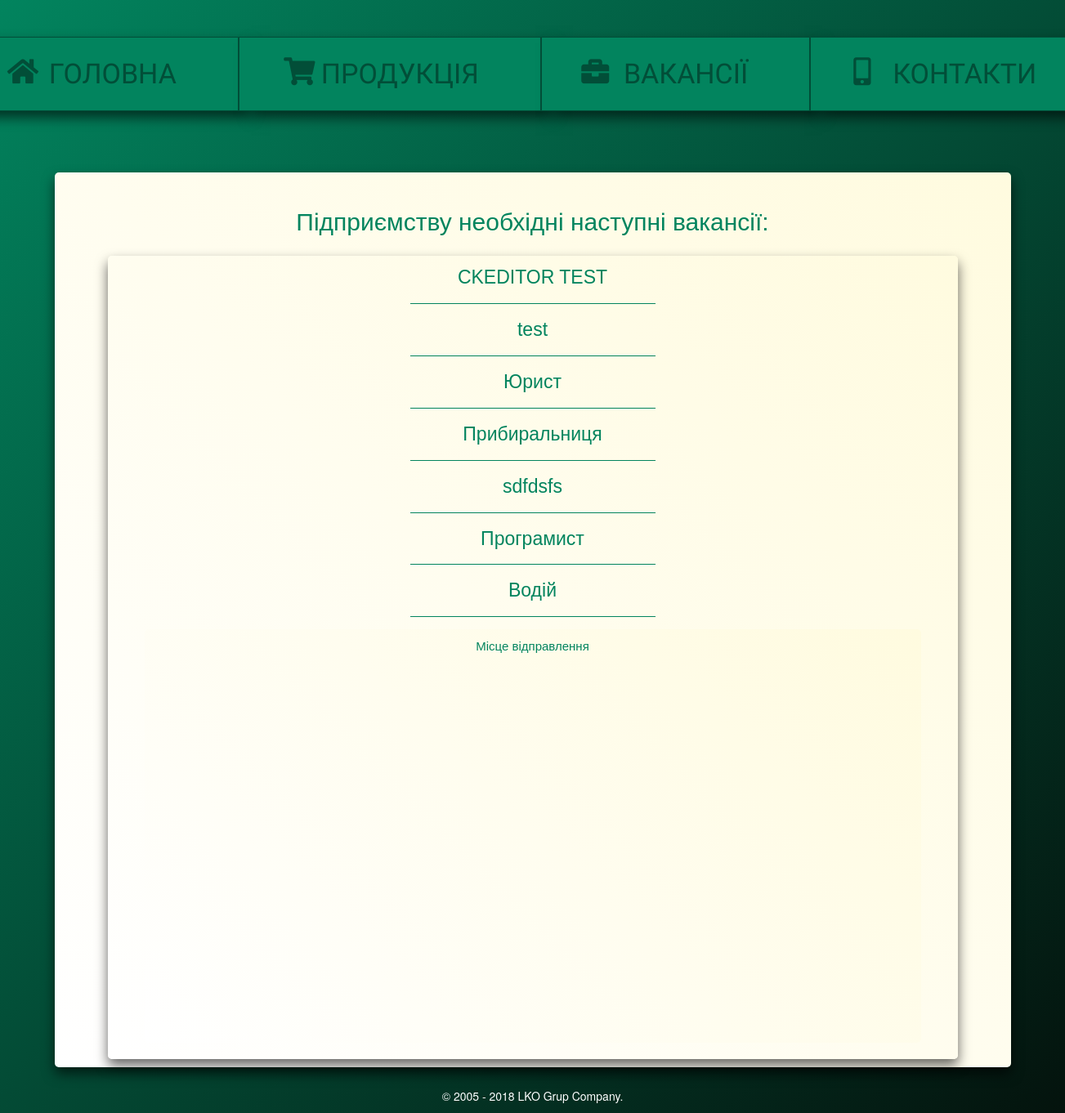
/vacancy_kiev/, run on the app's committed database.
### main/models.py (models this page shows)
class VacancyKiev(models.Model):
	name_vacancy = models.CharField(max_length=300, blank=True, null=True, default=None)
	text = RichTextField(blank = True, null = True, default = None)
	date = models.DateTimeField(auto_now_add = True, auto_now = False)
	class Meta:
		verbose_name = 'Вакансию'
		verbose_name_plural = 'Вакансии Выдубычи'

### main/views.py (the view)
# urls.py: url(r'^vacancy_kiev/$', views.vacancy_kiev, name ='vacancy_kiev'),
def vacancy_kiev(request):
	args = {}
	args['vacancys'] = VacancyKiev.objects.order_by('-date')
	return render_to_response('vacancy_kiev.html', args)

### templates/vacancy_kiev.html
{% extends 'main.html' %}
{% load staticfiles %}
{% block main %}
<div class="muClass1" >
    <div class="container marketing">
      <div class="row">
        <div class="col-lg-12" style="box-shadow: 0 8px 15px rgba(0, 0, 0, .6); border-radius: 5px 5px 5px 5px; padding-top: 20px; background: linear-gradient(45deg,#ffffff, #fffbdf);">
        <div class="row">
           <div class="col-lg-12" style="padding-top: 20px">
             <p style="color: #02845e; text-align: center; font-size: 30px; font-family: Bitter,Helvetica,Arial,sans-serif;">Підприємству необхідні наступні вакансії:</p>
            </div>
          </div>
        <div class="myClass7">
        <div class="row">
        {% for vacancy in vacancys %}
              <div class="row">
                <div class="col-lg-12">
                  <p style="margin: 0px 15px 0px 15px; font-family: Bitter,Helvetica,Arial,sans-serif; font-size: 23px; text-align: center;"><a style="color: #02845e" href="{% url 'get_vacancy_kiev' vacancy.id %}"> {{ vacancy.name_vacancy }}</a></p>
                </div>
              </div>
              <hr class="featurette-divider" style="border-color: #02845e; margin: 15px 375px 15px 375px;">
          {% endfor %}
        <div class="myClass7" style="box-shadow: 0 0 0 0 rgba(0, 0, 0, 0); ">
        	<div class="row">
        		<div class="col-lg-12">
        			<p style="color: #02845e; text-align: center; font-family: Bitter,Helvetica,Arial,sans-serif; font-size: 15px;"> Місце відправлення </p>
        		</div>
        	</div>
            <div class="row">
            	<div class="col-lg-12">
                  <iframe src="https://www.google.com/maps/embed?pb=!4v1529589527497!6m8!1m7!1s2rhQkXutcFHw5gQ4HFzrrw!2m2!1d50.40095423821493!2d30.56223274158709!3f318.2508637855579!4f-11.089882037717217!5f0.7820865974627469" width="100%" height="450" frameborder="0" style="border:0" allowfullscreen></iframe>
                </div>
            </div>
        </div>
      </div>
    </div>
  </div>
</div>
{% endblock %}

### data on the page
VacancyKiev: name_vacancy "CKEDITOR TEST"
VacancyKiev: name_vacancy "test"
VacancyKiev: name_vacancy "Юрист"
VacancyKiev: name_vacancy "Прибиральниця"
VacancyKiev: name_vacancy "sdfdsfs"
VacancyKiev: name_vacancy "Програмист"
VacancyKiev: name_vacancy "Водій"
